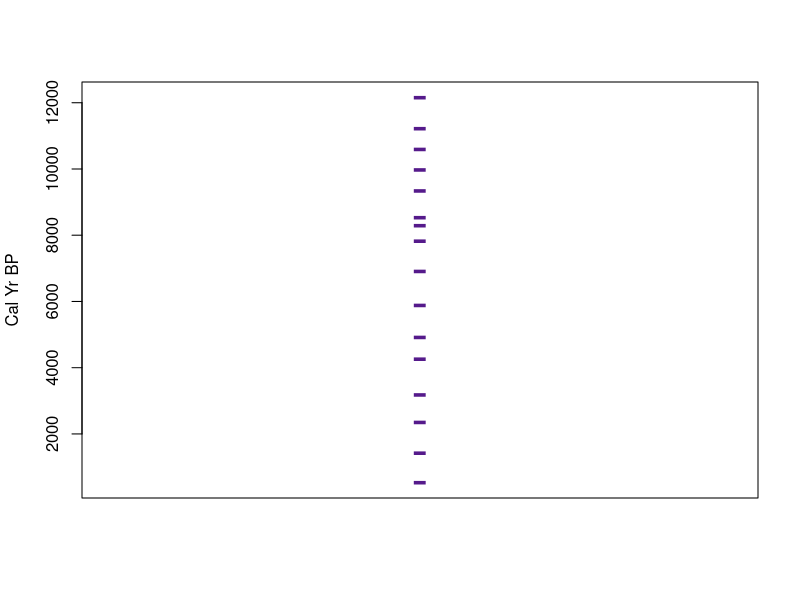
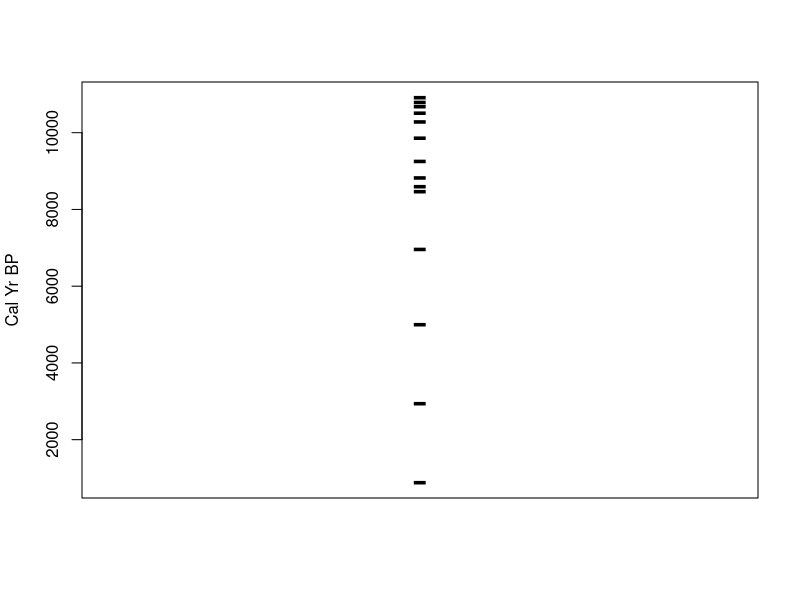
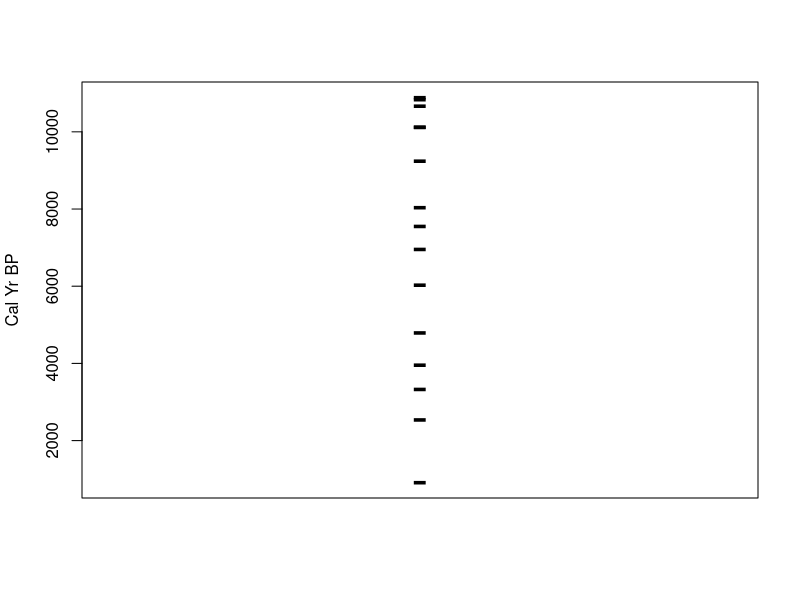

These charts were generated, in order, by the following R code: (Note: this script raises an error after producing the figures.)
####

data <- read.csv("metadata.csv")


datin <- data[data$CoreID=="PC012",]

pdf("figures/PC012samples.pdf",height = 9,width = 2)
plot(rep(1,length(datin$age_mean_.cal_BP.)),datin$age_mean_.cal_BP.,pch="-",cex=3,ylab="Cal Yr BP",xlab="",xaxt='n',col="purple4")
dev.off()


datin <- data[data$CoreID=="PC014",]

pdf("figures/PC014samples.pdf",height = 14,width = 2)
plot(rep(1,length(datin$age_interpolated_May2024)),datin$age_interpolated_May2024,pch="-",cex=3,ylab="Cal Yr BP",xlab="",xaxt='n')
dev.off()


datin <- data[data$CoreID=="GC017",]

pdf("figures/GC017samples.pdf",height = 14,width = 2)
plot(rep(1,length(datin$age_interpolated_May2024)),datin$age_interpolated_May2024,pch="-",cex=3,ylab="Cal Yr BP",xlab="",xaxt='n')
dev.off()


data2 <- read.csv("LIPIDv2.csv")

datin <- data2[data2$Core=="GC017",]
palette(brewer.pal(6, "Set2"))


plot(data2$Age,as.numeric(as.factor(data2$Core)),pch="|",col=as.numeric(as.factor(data2$eDNAorLipid))+2,yaxt="n",cex=2,ylim=c(0,4))
axis(2,1:3,labels = levels(as.factor(data2$Core)))


pdf("figures/GC017lipid.pdf",height =11,width = 2)
plot(rep(1,length(datin$Age)),1950-datin$Age,pch="-",cex=3,ylab="Year",xlab="",xaxt='n',yaxt='n',ylim=c(-9000,2000),bty="n",col=factor(datin$eDNAorLipid,levels=c('B','E','L')))
axis(2,at=seq(-8000,2000,2000),labels=paste0(sqrt(seq(-8000,2000,2000)^2),c("BCE","BCE","BCE","BCE","","CE")))
dev.off()

datin <- data2[data2$Core=="PC014",]

pdf("figures/PC014lipid.pdf",height = 11,width = 2)
plot(rep(2,length(datin$Age)),1950-datin$Age,pch="-",cex=3,ylab="year",xlab="",xaxt='n',yaxt='n',ylim=c(-9000,2000),bty="n",col=factor(datin$eDNAorLipid,levels=c('B','E','L')))
axis(2,at=seq(-8000,2000,2000),labels=paste0(sqrt(seq(-8000,2000,2000)^2),c("BCE","BCE","BCE","BCE","","CE")))
dev.off()


datin <- data2[data2$Core=="PC012",]

pdf("figures/PC012lipid.pdf",height =11,width = 2)
plot(rep(2,length(datin$Age)),1950-datin$Age,pch="-",cex=3,ylab="year",xlab="",xaxt='n',yaxt='n',ylim=c(-9000,2000),bty="n",col=factor(datin$eDNAorLipid,levels=c('B','E','L')))
axis(2,at=seq(-8000,2000,2000),labels=paste0(sqrt(seq(-8000,2000,2000)^2),c("BCE","BCE","BCE","BCE","","CE")))
dev.off()


datin <- data[data$CoreID=="GC017",]

pdf("figures/GC017allsamples.pdf",height = 14,width = 3)
plot(rep(1,length(datin$age_interpolated_May2024)),datin$age_interpolated_May2024,pch="-",cex=3,ylab="Cal Yr BP",xlab="",xaxt='n',xlim=c(0,3))
datin <- data2[data2$Core=="GC017",]
points(rep(2,length(datin$Age)),datin$Age,pch="-",col="darkred",cex=3)
dev.off()


datin <- data[data$CoreID=="PC014",]

pdf("figures/PC014allsamples.pdf",height = 14,width = 3)
plot(rep(1,length(datin$age_interpolated_May2024)),datin$age_interpolated_May2024,pch="-",cex=3,ylab="Cal Yr BP",xlab="",xaxt='n',xlim=c(0,3))
datin <- data2[data2$Core=="PC014",]
points(rep(2,length(datin$Age)),datin$Age,pch="-",col="darkred",cex=3)
dev.off()





